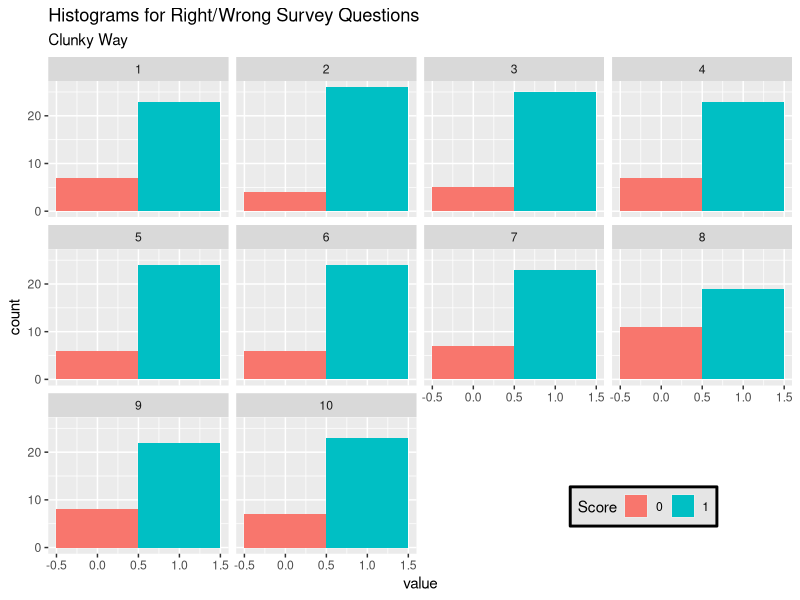
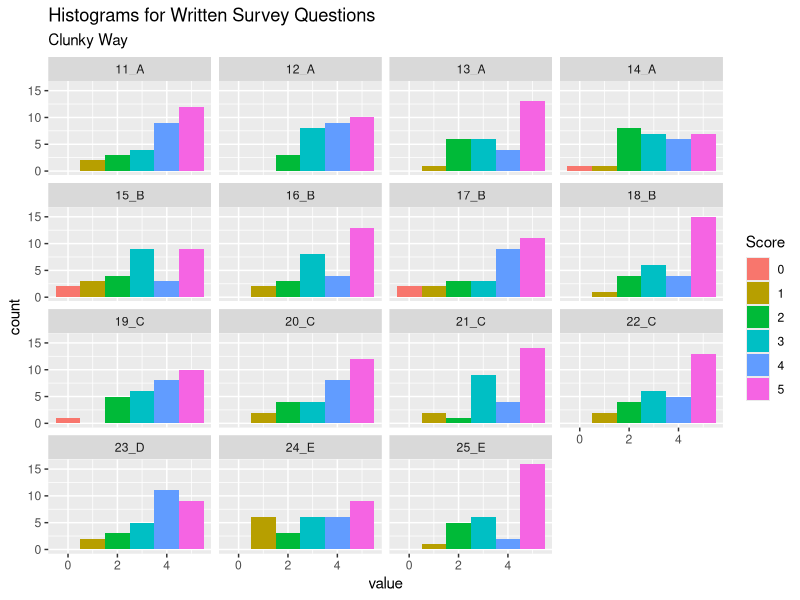
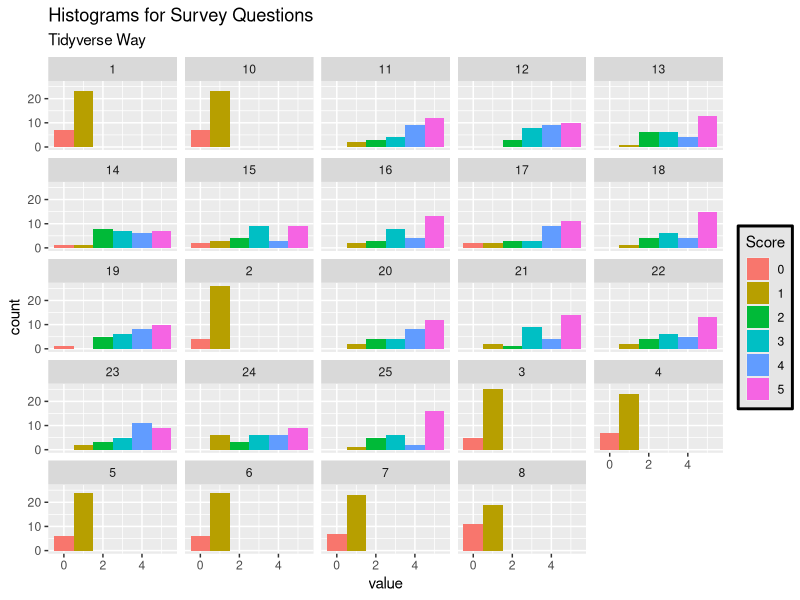
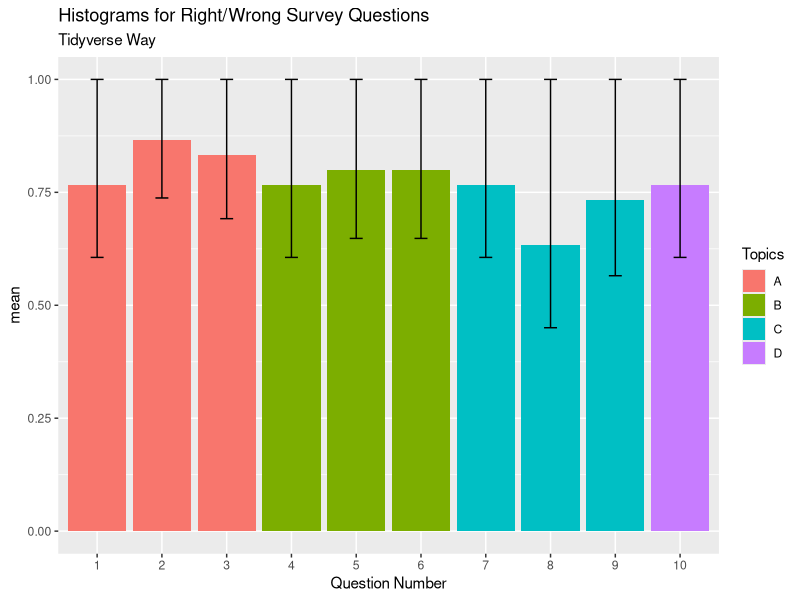
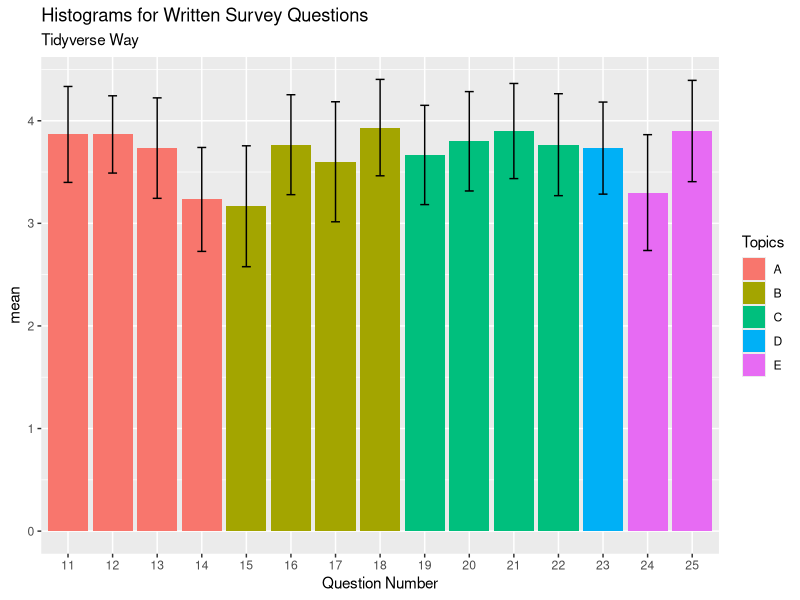
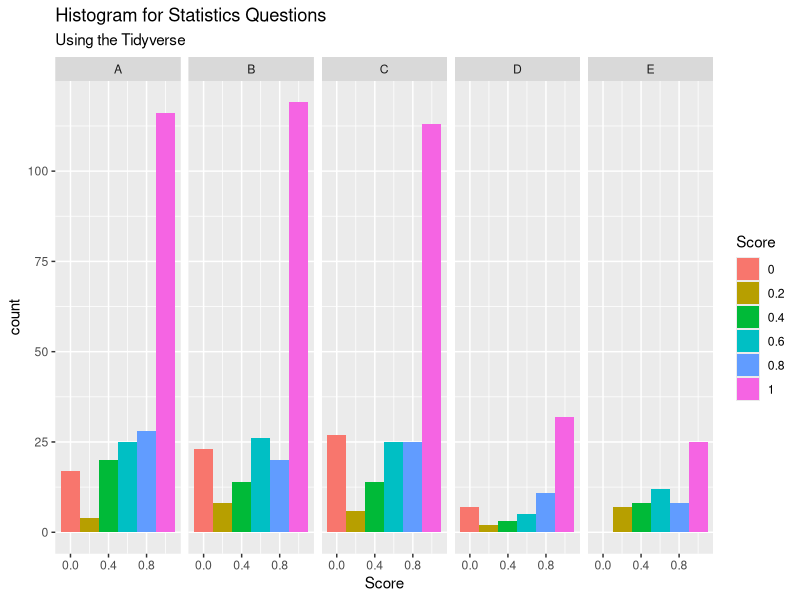

These figures' R source, in order:
## ---- chunk 1
library(tidyverse) 
library(reshape2) # for melt()
library(plyr) # for ddply()
## ---- chunk 2
set.seed(23)
questions = as.character(1:25)
topics = c("A","A","A","B","B","B","C","C","C","D","A","A","A","A","B","B","B","B","C","C","C","C","D","E","E")
respondent = 1:30
# survey1 <- data.frame(Topics = topics, Question = I(questions))
survey <- tibble(Topics = topics, Question = questions)

#sample(0:5, 15, replace = TRUE)
for(i in respondent) {
  survey[,paste(i, sep = "")] = c(rbinom(10,1,0.8), 
                   sapply(rpois(15,4), function(x) ifelse(x <= 5, x, 5)))
}
rm(questions, topics, respondent, i) # Clean up temporary variables

## ---- chunk 3
# ds is the data vector; ci is the desired confidence (e.g. 0.95 for 95%)
confidence <- function(ds, ci=0.95) {
  pct = format(ci * 100.0, digits = 2)
  ci = ((1.0 - ci) / 2.0) + ci
  m <- mean(ds, na.rm = TRUE)
  s <- sd(ds, na.rm = TRUE)
  n <- length(which(!is.na(ds)))
  error <- qt(ci, df=n-1) * s/sqrt(n)
  left <- format(m-error, digits=3)
  right <- format(m+error, digits=3)
  paste(pct, "% Confidence Interval (",left, ", ", right,")", sep = "")
  
}

## ---- chunk 4
# Column 1 is Topics, column 2 is Question, the remaining columns are respondents
scores <- survey[,2:32] %>% gather(Respondent, Value, -Question) %>% spread(Question, Value)

## ---- chunk 5
wscores <- scores # for the weighted scores
wscores[,as.character(11:25)] <- scores[,as.character(11:25)] * 0.2
## ---- chunk 6
confidence(melt(wscores)$value)
## ---- chunk 7
bind_rows(survey[1:10,], # get the correct/incorrect responses
  survey[11:25,] %>%  # bind to the 0-5 scored responses
  mutate_at(.funs = funs("." = . * 0.2), .vars = 3:32) %>% # scale the 0-5 to 0-1
  select(c(Topics, Question, ends_with("_."))) %>%  # select only the scaled responses
  rename_at(.vars = vars(ends_with("_.")), # rename the scaled responses to original names
          .funs = funs(sub("_.", "", .)))) %>% # I wonder if mutate has to rename variables??
  melt(.) %>% # Convert columns to a single column of values
  pull(value) %>% # Pass only the values
  confidence(.) # Call my confidence interval function
## ---- chunk 8
scores <- survey[,2:32] %>% gather(Respondent, Value, -Question) %>% spread(Question, Value)
## ---- chunk 9
ggplot(melt(scores[,c(2,13,20,21,22,23,24,25,26,3)]),
       aes(x=value, fill = factor(value))) + 
  geom_histogram(bins=2, show.legend = TRUE) +
  labs(title="Histograms for Right/Wrong Survey Questions", 
       subtitle = "Clunky Way",
       fill = "Score") +
  theme(legend.position = c(0.8, 0.1), 
        legend.direction = "horizontal",
        legend.background = element_rect(color = "black", 
         fill = "grey90", size = 1, linetype = "solid")) +
  facet_wrap(~variable) # create a different histogram for each question

## ---- chunk 10
written <- scores[,c(4,5,6,7,8,9,10,11,12,14,15,16,17,18,19)]
names(written) <- paste(names(written), pull(survey[11:25,1]), sep = "_")

ggplot(melt(written),aes(x=value, fill = factor(value))) + 
  geom_histogram(bins=6, show.legend = TRUE) + 
  labs(title="Histograms for Written Survey Questions", 
       subtitle = "Clunky Way",
       fill = "Score") +
  facet_wrap(~variable)

rm(written)

## ---- chunk 11
survey[,2:32] %>% 
   gather(Respondent, Value, -Question) %>% 
   spread(Question, Value) %>% 
   select(c("Respondent",1:25)) %>%
   melt(id.vars = c("Respondent")) %>%
   mutate(Score = factor(value)) %>%
  ggplot(aes(x=value, fill = Score)) + 
  geom_histogram(bins=6, show.legend = TRUE) +
  labs(title="Histograms for Survey Questions", 
       subtitle = "Tidyverse Way") +
  theme(legend.position = "right", 
        legend.direction = "vertical",
        legend.background = element_rect(color = "black", 
         fill = "grey90", size = 1, linetype = "solid")) +
  facet_wrap(~variable) # create a different histogram for each question
## ---- chunk 12
melt(survey[1:10,], id.vars = c("Topics", "Question")) %>%
  ddply(c("Topics", "Question"), summarise,
        N    = sum(!is.na(value)),
        mean = mean(value, na.rm=TRUE),
        sd   = sd(value, na.rm=TRUE),
        se   = sd / sqrt(N),
        ci   = (sd / sqrt(N)) * qt(0.975, N-1)
  ) %>% 
  mutate(lconfInv = mean-ci, hconfInv = mean+ci) %>% 
  select(Topics, Question, lconfInv,hconfInv)
## ---- chunk 13
bind_rows(survey[1:10,], # get the correct/incorrect responses
  survey[11:25,] %>%  # bind to the 0-5 scored responses
  mutate_at(.funs = funs("." = . * 0.2), .vars = 3:32) %>% # scale the 0-5 to 0-1
  select(c(Topics, Question, ends_with("_."))) %>%  # select only the scaled responses
  rename_at(.vars = vars(ends_with("_.")), # rename the scaled responses to original names
          .funs = funs(sub("_.", "", .)))) %>% # I wonder if mutate has to rename variables??
  melt(.) %>% # Convert columns to a single column of values
  summarise(N    = sum(!is.na(value)),
        mean = mean(value, na.rm=TRUE),
        sd   = sd(value, na.rm=TRUE),
        se   = sd / sqrt(N),
        ci   = (sd / sqrt(N)) * qt(0.975, N-1), # 95% confidence bounds
        lconfInv = mean-ci, 
        hconfInv = mean+ci
  ) %>% 
  select(lconfInv, hconfInv) # only show the confidence interval bounds
## ---- chunk 14
melt(survey[1:10,], id.vars = c("Topics", "Question")) %>%
  ddply(c("Topics", "Question"), summarise,
        N    = sum(!is.na(value)),
        mean = mean(value, na.rm=TRUE),
        sd   = sd(value, na.rm=TRUE),
        se   = sd / sqrt(N),
        ci   = (sd / sqrt(N)) * qt(0.975, N-1)
  ) %>% arrange(as.numeric(Question)) %>%
  ggplot(aes(x=reorder(Question, as.numeric(Question)), y=mean, fill=Topics)) + 
  geom_bar(position=position_dodge(), stat="identity") +
  geom_errorbar(aes(ymin=ifelse(mean-ci>0,mean-ci,0), ymax=ifelse(mean+ci>1,mean+ci,1)),
                width=.2,                    # Width of the error bars
                position=position_dodge(.9)) + 
  labs(title="Histograms for Right/Wrong Survey Questions", 
       subtitle = "Tidyverse Way",
       x="Question Number")

## ---- chunk 15
melt(survey[11:25,], id.vars = c("Topics", "Question")) %>%
  ddply(c("Topics", "Question"), summarise,
        N    = sum(!is.na(value)),
        mean = mean(value, na.rm=TRUE),
        sd   = sd(value, na.rm=TRUE),
        se   = sd / sqrt(N),
        ci   = (sd / sqrt(N)) * qt(0.975, N-1)
  ) %>% arrange(as.numeric(Question)) %>%
  ggplot(aes(x=reorder(Question, as.numeric(Question)), y=mean, fill=Topics)) + 
  geom_bar(position=position_dodge(), stat="identity") +
  geom_errorbar(aes(ymin=ifelse(mean-ci>0,mean-ci,0), ymax=mean+ci),
                width=.2,                    # Width of the error bars
                position=position_dodge(.9)) +
  labs(title="Histograms for Written Survey Questions", 
       subtitle = "Tidyverse Way",
       x="Question Number")
## ---- chunk 16
bind_rows(survey[1:10,], # get the correct/incorrect responses
  survey[11:25,] %>%  # bind to the 0-5 scored responses
  mutate_at(.funs = funs("." = . * 0.2), .vars = 3:32) %>% # scale the 0-5 to 0-1
  select(c(Topics, Question, ends_with("_."))) %>%  # select only the scaled responses
  rename_at(.vars = vars(ends_with("_.")), # rename the scaled responses to original names
          .funs = funs(sub("_.", "", .)))) %>% # I wonder if mutate has to rename variables??
  melt(.) %>% # melt the dataframe into one variable called value
  ggplot(aes(x=value, fill = factor(value))) + # Graph value
    geom_histogram(bins=6, show.legend = TRUE) +  # as a histogram
    labs(title="Histogram for Statistics Questions", 
         subtitle = "Using the Tidyverse",
         fill = "Score", x = "Score") +
    facet_grid(. ~ Topics) # make a different histogram for each Topic
